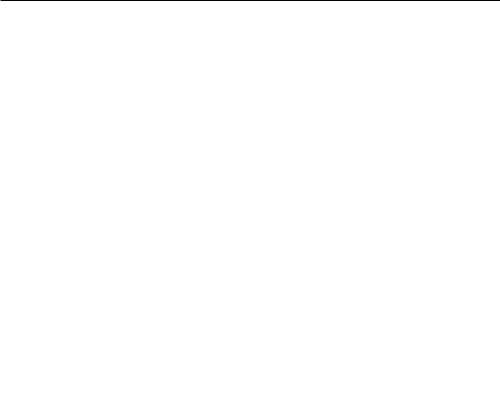
Frame 1 (no input)
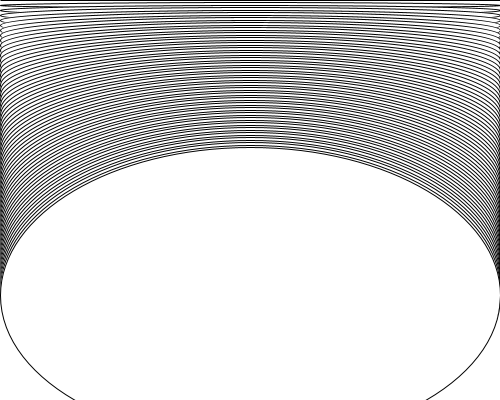
Frame 60 (the mouse pressed at the canvas centre just before this capture)
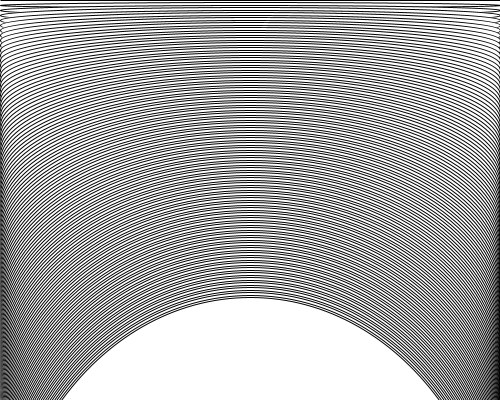
Frame 120 (the mouse held since frame 60 and released just before this capture)

The Processing sketch that drew these frames (run headless with seeded random() and noise(); from frame 60 on, the mouse is pressed at the canvas centre):

// Processing sketch: inc_simple
// ── inc_simple.pde
int i = 0;

void setup(){
 size(500, 400);
 background(255);
}

void draw(){
  fill(255);
  
  ellipse(250, i, 500, i); 
  
  i=i+5;
  
}
